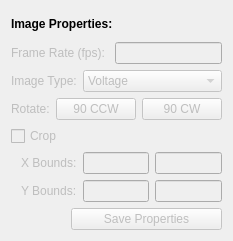
   <widget class="QWidget" name="verticalLayoutWidget_2">
    <property name="geometry">
     <rect>
      <x>10</x>
      <y>450</y>
      <width>221</width>
      <height>241</height>
     </rect>
    </property>
    <layout class="QVBoxLayout" name="image_properties_vl">
     <item>
      <widget class="QLabel" name="image_prop_header">
       <property name="font">
        <font>
         <pointsize>9</pointsize>
         <weight>75</weight>
         <bold>true</bold>
        </font>
       </property>
       <property name="text">
        <string>Image Properties:</string>
       </property>
      </widget>
     </item>
     <item>
      <layout class="QHBoxLayout" name="frame_rate_hl">
       <item>
        <widget class="QLabel" name="frame_rate_label">
         <property name="enabled">
          <bool>false</bool>
         </property>
         <property name="text">
          <string>Frame Rate (fps): </string>
         </property>
        </widget>
       </item>
       <item>
        <widget class="QLineEdit" name="frame_rate_edit">
         <property name="enabled">
          <bool>false</bool>
         </property>
        </widget>
       </item>
      </layout>
     </item>
     <item>
      <layout class="QHBoxLayout" name="horizontalLayout_2">
       <item>
        <widget class="QLabel" name="image_type_label">
         <property name="enabled">
          <bool>false</bool>
         </property>
         <property name="sizePolicy">
          <sizepolicy hsizetype="Fixed" vsizetype="Preferred">
           <horstretch>0</horstretch>
           <verstretch>0</verstretch>
          </sizepolicy>
         </property>
         <property name="text">
          <string>Image Type:</string>
         </property>
        </widget>
       </item>
       <item>
        <widget class="QComboBox" name="image_type_drop">
         <property name="enabled">
          <bool>false</bool>
         </property>
         <property name="layoutDirection">
          <enum>Qt::LeftToRight</enum>
         </property>
         <item>
          <property name="text">
           <string>Voltage</string>
          </property>
         </item>
         <item>
          <property name="text">
           <string>Calcium</string>
          </property>
         </item>
        </widget>
       </item>
      </layout>
     </item>
     <item>
      <layout class="QHBoxLayout" name="rotate_hl">
       <item>
        <widget class="QLabel" name="rotate_label">
         <property name="enabled">
          <bool>false</bool>
         </property>
         <property name="text">
          <string>Rotate:</string>
         </property>
        </widget>
       </item>
       <item>
        <widget class="QPushButton" name="rotate_ccw90_button">
         <property name="enabled">
          <bool>false</bool>
         </property>
         <property name="whatsThis">
          <string>&lt;html&gt;&lt;head/&gt;&lt;body&gt;&lt;p&gt;&lt;br/&gt;&lt;/p&gt;&lt;/body&gt;&lt;/html&gt;</string>
         </property>
         <property name="text">
          <string>90 CCW</string>
         </property>
        </widget>
       </item>
       <item>
        <widget class="QPushButton" name="rotate_cw90_button">
         <property name="enabled">
          <bool>false</bool>
         </property>
         <property name="text">
          <string>90 CW</string>
         </property>
        </widget>
       </item>
      </layout>
     </item>
     <item>
      <layout class="QHBoxLayout" name="crop_label_hl">
       <item>
        <widget class="QCheckBox" name="crop_cb">
         <property name="enabled">
          <bool>false</bool>
         </property>
         <property name="text">
          <string>Crop</string>
         </property>
        </widget>
       </item>
      </layout>
     </item>
     <item>
      <layout class="QHBoxLayout" name="crop_x_hl">
       <item>
        <spacer name="horizontalSpacer">
         <property name="orientation">
          <enum>Qt::Horizontal</enum>
         </property>
         <property name="sizeType">
          <enum>QSizePolicy::Fixed</enum>
         </property>
         <property name="sizeHint" stdset="0">
          <size>
           <width>10</width>
           <height>20</height>
          </size>
         </property>
        </spacer>
       </item>
       <item>
        <widget class="QLabel" name="crop_xlabel">
         <property name="enabled">
          <bool>false</bool>
         </property>
         <property name="sizePolicy">
          <sizepolicy hsizetype="Fixed" vsizetype="Preferred">
           <horstretch>0</horstretch>
           <verstretch>0</verstretch>
          </sizepolicy>
         </property>
         <property name="text">
          <string>X Bounds:</string>
         </property>
        </widget>
       </item>
       <item>
        <widget class="QLineEdit" name="crop_xlower_edit">
         <property name="enabled">
          <bool>false</bool>
         </property>
         <property name="sizePolicy">
          <sizepolicy hsizetype="Preferred" vsizetype="Fixed">
           <horstretch>0</horstretch>
           <verstretch>0</verstretch>
          </sizepolicy>
         </property>
        </widget>
       </item>
       <item>
        <widget class="QLineEdit" name="crop_xupper_edit">
         <property name="enabled">
          <bool>false</bool>
         </property>
         <property name="sizePolicy">
          <sizepolicy hsizetype="Preferred" vsizetype="Fixed">
           <horstretch>0</horstretch>
           <verstretch>0</verstretch>
          </sizepolicy>
         </property>
        </widget>
       </item>
      </layout>
     </item>
     <item>
      <layout class="QHBoxLayout" name="crop_y_hl">
       <item>
        <spacer name="horizontalSpacer_9">
         <property name="orientation">
          <enum>Qt::Horizontal</enum>
         </property>
         <property name="sizeType">
          <enum>QSizePolicy::Fixed</enum>
         </property>
         <property name="sizeHint" stdset="0">
          <size>
           <width>10</width>
           <height>20</height>
          </size>
         </property>
        </spacer>
       </item>
       <item>
        <widget class="QLabel" name="crop_ylabel">
         <property name="enabled">
          <bool>false</bool>
         </property>
         <property name="text">
          <string>Y Bounds:</string>
         </property>
        </widget>
       </item>
       <item>
        <widget class="QLineEdit" name="crop_ylower_edit">
         <property name="enabled">
          <bool>false</bool>
         </property>
        </widget>
       </item>
       <item>
        <widget class="QLineEdit" name="crop_yupper_edit">
         <property name="enabled">
          <bool>false</bool>
         </property>
        </widget>
       </item>
      </layout>
     </item>
     <item>
      <layout class="QHBoxLayout" name="start_prep_hl">
       <item>
        <spacer name="horizontalSpacer_2">
         <property name="orientation">
          <enum>Qt::Horizontal</enum>
         </property>
         <property name="sizeType">
          <enum>QSizePolicy::Fixed</enum>
         </property>
         <property name="sizeHint" stdset="0">
          <size>
           <width>60</width>
           <height>20</height>
          </size>
         </property>
        </spacer>
       </item>
       <item>
        <widget class="QPushButton" name="data_prop_button">
         <property name="enabled">
          <bool>false</bool>
         </property>
         <property name="text">
          <string>Save Properties</string>
         </property>
        </widget>
       </item>
      </layout>
     </item>
    </layout>
   </widget>
